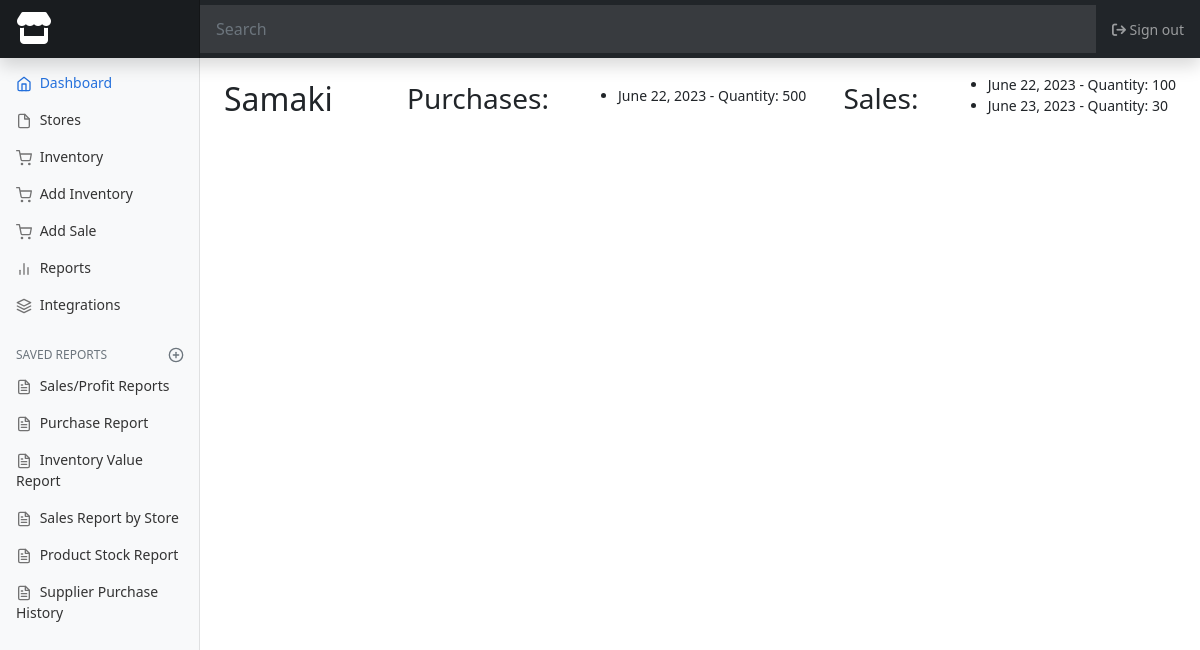
The page /product/1/ (signed in) on the database its author committed.
### inventory/models.py (models this page shows, shortened)
class Product(models.Model):
    name = models.CharField(max_length=100)
    price = models.DecimalField(max_digits=8, decimal_places=2)
    stores = models.ManyToManyField(Store, through='Stock')

class Purchase(models.Model):
    store = models.ForeignKey(Store, on_delete=models.CASCADE)
    product = models.ForeignKey(Product, on_delete=models.CASCADE)
    supplier = models.ForeignKey(Supplier, on_delete=models.CASCADE)
    quantity = models.PositiveIntegerField()
    unit_price = models.DecimalField(max_digits=8, decimal_places=2)
    purchase_date = models.DateField(auto_now_add=True)

class Sale(models.Model):
    store = models.ForeignKey(Store, on_delete=models.CASCADE)
    product = models.ForeignKey(Product, on_delete=models.CASCADE)
    quantity = models.PositiveIntegerField()
    unit_price = models.DecimalField(max_digits=8, decimal_places=2)
    sale_date = models.DateField(auto_now_add=True)

### inventory/views.py (the view)
# urls.py: path('product/<int:product_id>/', views.product_detail, name='product_detail'),
@login_required
@super_admin_required
def product_detail(request, product_id):
    product = Product.objects.get(id=product_id)
    purchases = Purchase.objects.filter(product=product)
    sales = Sale.objects.filter(product=product)
    context = {'product': product, 'purchases': purchases, 'sales': sales}
    return render(request, 'inventory/product_detail.html', context)

### templates/inventory/product_detail.html (shortened to what this page needs)
{% extends 'base.html' %}
{% block content %}
<h2>{{ product.name }}</h2>
<h3>Purchases:</h3>
<ul>
  {% for purchase in purchases %}
    <li>{{ purchase.purchase_date }} - Quantity: {{ purchase.quantity }}</li>
  {% empty %}
    <li>No purchases available.</li>
  {% endfor %}
</ul>
<h3>Sales:</h3>
<ul>
  {% for sale in sales %}
    <li>{{ sale.sale_date }} - Quantity: {{ sale.quantity }}</li>
  {% empty %}
    <li>No sales available.</li>
  {% endfor %}
</ul>
{% endblock %}

### static/css/dashboard.css (style rules this page uses)
body { font-size: .875rem; background-color: rgb(255, 255, 255); }

### rows shown on the page
Product: name "Samaki"
Purchase: purchase_date "June 22, 2023", quantity "500"
Sale: sale_date "June 22, 2023", quantity "100"
Sale: sale_date "June 23, 2023", quantity "30"
